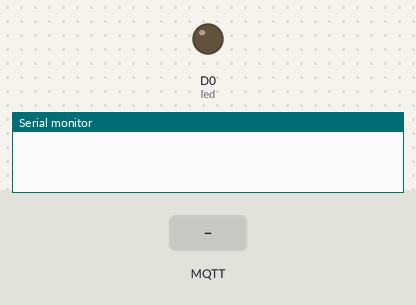
Bench run of a program on a simulated ESP8266 (NodeMCU). Parts: output pins drawn as LEDs (lit = HIGH), the last lines printed to the serial monitor. The test bench sets the inputs (shaded band). WiFi joins after 1.5 s; servers stay silent unless stated; no MQTT or app messages arrive unless stated.

Above: at 0.0 s.
At 4.0 s:
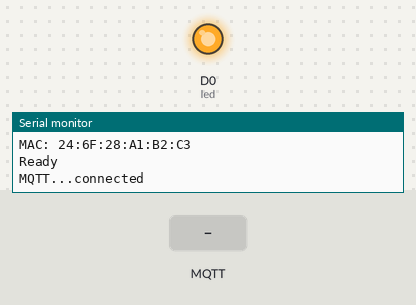
4.1 s: MQTT message "on" arrives on the first subscribed topic
5.6 s: MQTT message "0" arrives on the first subscribed topic
7.1 s: MQTT message "off" arrives on the first subscribed topic
Timing chart, 0 to 10.1 s (numbered marks = the images above; inputs shaded):
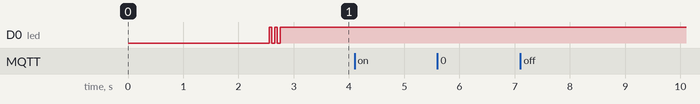

The program:

main.cpp
```cpp
#include <config.h>
#include <wifi.h>
#include <ota.h>
#include <mqtt.h>
#include <dev.h>
#include <persist.h>
#include <app.h>

Wifi wifi;
OTA ota;
MQTT mqtt;
App* app= 0;

Device* Device::_inst;
Persist* Persist::_inst;

void setup() {
  Serial.begin(115200);
  delay(1000);

  Serial.println();
  Serial.println("Booting...");

  app = CreateApp(&mqtt);

  wifi.init();
  ota.Init();
  mqtt.Init();
  Device::Inst().Init(&mqtt, app);

  app->Init();

  Serial.println("Ready");
  Device::Inst().BlinkLed(3);
}

void loop()
{
  ota.Loop();
  mqtt.Loop();
  app->Loop();
}
```

app.h
```cpp
#ifndef APP_H
#define APP_H

#include <mqtt.h>

class App
{
public:
  App(MQTT* mqtt) : mqtt(mqtt)
  {

  }

  virtual void Init() {};
  virtual void Loop() {};
  virtual void Shutdown() {};

protected:
  MQTT* mqtt;
};

extern App* CreateApp(MQTT* mqtt);

#endif
```

adc.cpp
```cpp
#ifdef APP_ADC

#include <app.h>
#include <mqtt.h>
#include <Ticker.h>

class AdcApp : public App
{
  Ticker ticker;
public:
  AdcApp(MQTT* mqtt) :
   App(mqtt)
  {

  }

  void Init()
  {
    ticker.attach(1, AdcApp::readAdc);
      pinMode(D1, INPUT);
      pinMode(A0, INPUT);
  }

  void Loop()
  {

  }

  void Shutdown()
  {

  }

protected:
  static void readAdc()
  {
    int pwm_value = 0;//pulseIn(D1, HIGH);
    int a = analogRead(A0);
    int d = digitalRead(D1);
    Serial.printf("D:%d A:%d\n", d, a);

  }
private:

};

App* CreateApp(MQTT* mqtt)
{
  return new AdcApp(mqtt);
}

#endif
```

bath.cpp
```cpp
#ifdef APP_BATH

#include <app.h>
#include <mqtt.h>
#include <persist.h>
#include <Ticker.h>
#include <Adafruit_Sensor.h>
#include <DHT.h>

#define MovePin D6
#define DhtPin D5
#define RelayPin D2
#define DoorPin D1

class BathApp : public App
{
  static BathApp* _this;
  const char* K_RELAY = "BathApp.Relay";

public:
  BathApp(MQTT* mqtt) :
   App(mqtt),
   dht(DhtPin, DHT22)
  {
      _this = this;
  }

  void Init()
  {
      pinMode(DoorPin, INPUT);
      pinMode(MovePin, INPUT);
      pinMode(RelayPin, OUTPUT);

      bool def = 0;
      digitalWrite(RelayPin, Persist::Inst().Get(K_RELAY, def));

      dht.begin();
      timeToReadDht = false;
      tickerDht.attach(30, BathApp::markReadDht);

      doorState = false;
      wasMovement = false;
      timeToReadState = false;
      tickerState.attach(1, BathApp::markReadState);

      mqtt->Subscribe("fan", [=](const String& d) { this->onFan(d); });
  }

  void Loop()
  {
      if( timeToReadDht)
      {
          timeToReadDht = false;
          readDht();
      }

      if( timeToReadState )
      {
          timeToReadState = false;

          bool movement = digitalRead(MovePin);
          if(wasMovement != movement)
          {
              mqtt->Publish("move", movement ? "1" : "0");
              wasMovement = movement;
          }

          bool door = digitalRead(DoorPin);
          Serial.println(door);
          if(doorState != door)
          {
              mqtt->Publish("door", door ? "1" : "0");
              doorState = door;
          }
      }
  }

  void Shutdown()
  {

  }

protected:
  void onFan(const String& d)
  {
      bool on = d == "1";
      digitalWrite(RelayPin, !on);
      Persist::Inst().Put(K_RELAY, !on);
  }

  static void markReadDht()
  {
    _this->timeToReadDht = true;
  }

  static void markReadState()
  {
    _this->timeToReadState = true;
  }

  void readDht()
  {
    float h = dht.readHumidity();
    float t = dht.readTemperature();

    if (isnan(h) || isnan(t) ) {
      Serial.println("Failed to read from DHT sensor!");
      mqtt->Publish("temp", "error");
      //return;
    }

    Serial.print("Humidity: ");
    Serial.print(h);
    Serial.print(" %\t");
    Serial.print("Temperature: ");
    Serial.print(t);
    Serial.println(" *C");

    mqtt->Publish("temp", String(t).c_str());
    mqtt->Publish("hum", String(h).c_str());
  }

private:
    Ticker tickerDht;
    DHT dht;
    bool timeToReadDht;

    Ticker tickerState;
    bool wasMovement;
    bool doorState;
    bool timeToReadState;
};

App* CreateApp(MQTT* mqtt)
{
  return new BathApp(mqtt);
}

BathApp* BathApp::_this = 0;

#endif
```

catomat.cpp
```cpp
#ifdef APP_CATOMAT

#include <app.h>
#include <mqtt.h>
#include <Wire.h>
#include <Ticker.h>

class CatomatApp : public App
{
    static CatomatApp* _this;

    static const unsigned char SLAVE_ID = 9;
    static const unsigned char C_MODE = 1;
    static const unsigned char C_CMD = 2;
    static const unsigned char C_ADJFOOD = 3;
    static const unsigned char C_ADJWATER = 4;
public:
    CatomatApp(MQTT* mqtt) :
     App(mqtt)
    {
        _this = this;
    }

    void Init()
    {
        mqtt->Subscribe("mode", [=](const String& d) { this->onMode(d); });
        mqtt->Subscribe("cmd", [=](const String& d) { this->onCmd(d); });
        mqtt->Subscribe("adj/food", [=](const String& d) { this->onAdjFood(d); });
        mqtt->Subscribe("adj/water", [=](const String& d) { this->onAdjWater(d); });

        timeToRead = false;
        ticker.attach(2, CatomatApp::markTimeToRead);

        Wire.begin(D1, D2);
        Wire.setClock(100000);
        Wire.setClockStretchLimit(1500);
    }

    void Loop()
    {
        if(timeToRead)
        {
            timeToRead = false;

            Wire.requestFrom(SLAVE_ID, (byte)6);
            //Serial.println("timeToRead");
            byte data[6] = { 0 };
            if(Wire.available())
            {
                //Serial.println("Reading...");
                int i = 0;
                while (Wire.available()) {
                    byte b = Wire.read();
                    if(i<6)
                    {
                        data[i++] = b;
                    }
                }

                processMsg(data);
            }
        }
    }

    void Shutdown()
    {

    }
private:
    static void markTimeToRead()
    {
      _this->timeToRead = true;
    }

    void onMode(const String& p)
    {
        byte d = p.toInt();
        if(d < 1 || d > 2)
        {
            return;
        }

        send(C_MODE, d);
    }

    void onCmd(const String& p)
    {
        byte d = p.toInt();
        if(d < 1 || d > 2)
        {
            return;
        }

        send(C_CMD, d);
    }

    void onAdjFood(const String& p)
    {
        byte d = p.toInt();

        send(C_ADJFOOD, d);
    }

    void onAdjWater(const String& p)
    {
        byte d = p.toInt();

        send(C_ADJWATER, d);
    }

    void send(byte code, byte data)
    {
        Wire.beginTransmission(SLAVE_ID);
        for(int i=0;i<3;i++)
        {
            Wire.write(code);
        }
        for(int i=0;i<3;i++)
        {
            Wire.write(data);
        }
        Serial.printf("End transmit: %d\n", Wire.endTransmission());
    }

    void processMsg(byte data[6])
    {
        //Serial.printf("Read: %02X%02X%02X:%02X%02X%02X\n", data[0],data[1],data[2],data[3],data[4],data[5]);
        if(data[0] == 0)
        {
            return; //nothing
        }

        if(data[0] != data[1] || data[0] != data[2] ||
           data[3] != data[4] || data[3] != data[5])
         {
            Serial.printf("Invalid message: %02X%02X%02X:%02X%02X%02X\n", data[0],data[1],data[2],data[3],data[4],data[5]);
            return;
         }

        Serial.printf("Valid msg: %d:%d\n", data[0], data[3]);
        switch (data[0]) {
          case 1: //mode
            mqtt->Publish("status/mode", String(data[3]), true);
            break;
          case 2: //visit
            mqtt->Publish("status/visit", String(data[3]), true);
            break;
          case 3: //ack
            mqtt->Publish("status/ack", String(data[3]));
            break;
          case 4: //ack
            mqtt->Publish("status/food", String(data[3]));
            break;
          case 5: //ack
            mqtt->Publish("status/water", String(data[3]));
            break;
          default:
            Serial.printf("Unknown code: %d\n", data[0]);
            return;
        }
    }

private:
    Ticker ticker;
    volatile bool timeToRead;
};

App* CreateApp(MQTT* mqtt)
{
  return new CatomatApp(mqtt);
}

CatomatApp* CatomatApp::_this = 0;

#endif
```

dht_ir.cpp
```cpp
#ifdef APP_DHT_IR

#include <functional>
#include <app.h>
#include <mqtt.h>
#include <IRremoteESP8266.h>
#include <Ticker.h>
#include <Adafruit_Sensor.h>
#include <DHT.h>

#define LedPin D7
#define DhtPin D5

class DhtIrApp : public App
{
  static DhtIrApp* _this;
public:
  DhtIrApp(MQTT* mqtt) :
   App(mqtt),
   irsend(LedPin),
   dht(DhtPin, DHT22)
  {
      _this = this;
  }

  void Init()
  {
     dht.begin();
     timeToRead = false;
     tickerDht.attach(30, DhtIrApp::markTimeToRead);

     irsend.begin();

     mqtt->Subscribe("tv", [=](const String& d) { this->onTvMsg(d); });
     mqtt->Subscribe("audio", [=](const String& d) { this->onAudioMsg(d); });
  }

  void Loop()
  {
    if( timeToRead)
    {
      timeToRead = false;
      readDht();
    }
  }

  void Shutdown()
  {

  }
protected:
  static void markTimeToRead()
  {
    _this->timeToRead = true;
  }

  void readDht()
  {
    float h = dht.readHumidity();
    float t = dht.readTemperature();

    if (isnan(h) || isnan(t) ) {
      Serial.println("Failed to read from DHT sensor!");
      mqtt->Publish("temp", "error");
      //return;
    }

    Serial.print("Humidity: ");
    Serial.print(h);
    Serial.print(" %\t");
    Serial.print("Temperature: ");
    Serial.print(t);
    Serial.println(" *C");

    mqtt->Publish("temp", String(t).c_str());
    mqtt->Publish("hum", String(h).c_str());
  }

  void onTvMsg(const String& d)
  {
    if(d == "on")
    {
      for(int i=0; i<15;i++)
      {
        irsend.sendPanasonic(0x4004, 0x0100BCBD);
        delayMicroseconds(30000);
      }
    }
    else
    {
      for(int i=0; i<3;i++)
      {
        irsend.sendPanasonic(0x4004, 0x0100BCBD);
        delayMicroseconds(30000);
      }
    }
  }

  void onAudioMsg(const String& d)
  {
    unsigned long code = strtol(d.c_str(), 0, 16);

    irsend.sendNEC(code, 32);
  }

private:
    IRsend irsend;
    Ticker tickerDht;
    DHT dht;
    bool timeToRead;
};

App* CreateApp(MQTT* mqtt)
{
  return new DhtIrApp(mqtt);
}

DhtIrApp* DhtIrApp::_this = 0;

#endif
```

entrance.cpp
```cpp
#ifdef APP_ENTRANCE

#include <app.h>
#include <mqtt.h>
#include <persist.h>
#include <Ticker.h>
#include <Adafruit_Sensor.h>
#include <DHT.h>

#define MovePin D5
#define DhtPin D6
#define DoorPin D7

class EntranceApp : public App
{
  static EntranceApp* _this;

public:
  EntranceApp(MQTT* mqtt) :
   App(mqtt),
   dht(DhtPin, DHT22)
  {
      _this = this;
  }

  void Init()
  {
      pinMode(DoorPin, INPUT);
      pinMode(MovePin, INPUT);

      dht.begin();
      timeToReadDht = false;
      tickerDht.attach(30, EntranceApp::markReadDht);

      doorState = false;
      wasMovement = false;
      timeToReadState = false;
      tickerState.attach(1, EntranceApp::markReadState);
  }

  void Loop()
  {
      if( timeToReadDht)
      {
          timeToReadDht = false;
          readDht();
      }

      if( timeToReadState )
      {
          timeToReadState = false;

          bool movement = digitalRead(MovePin);
          if(wasMovement != movement)
          {
              mqtt->Publish("move", movement ? "1" : "0");
              wasMovement = movement;
          }

          bool door = digitalRead(DoorPin);
          Serial.println(door);
          if(doorState != door)
          {
              mqtt->Publish("door", door ? "1" : "0");
              doorState = door;
          }
      }
  }

  void Shutdown()
  {

  }

protected:
  static void markReadDht()
  {
    _this->timeToReadDht = true;
  }

  static void markReadState()
  {
    _this->timeToReadState = true;
  }

  void readDht()
  {
    float h = dht.readHumidity();
    float t = dht.readTemperature();

    if (isnan(h) || isnan(t) ) {
      Serial.println("Failed to read from DHT sensor!");
      mqtt->Publish("temp", "error");
      //return;
    }

    Serial.print("Humidity: ");
    Serial.print(h);
    Serial.print(" %\t");
    Serial.print("Temperature: ");
    Serial.print(t);
    Serial.println(" *C");

    mqtt->Publish("temp", String(t).c_str());
    mqtt->Publish("hum", String(h).c_str());
  }

private:
    Ticker tickerDht;
    DHT dht;
    bool timeToReadDht;

    Ticker tickerState;
    bool wasMovement;
    bool doorState;
    bool timeToReadState;
};

App* CreateApp(MQTT* mqtt)
{
  return new EntranceApp(mqtt);
}

EntranceApp* EntranceApp::_this = 0;

#endif
```

irscan.cpp
```cpp
#ifdef APP_IRSCAN

#include <app.h>
#include <mqtt.h>
#include <IRremoteESP8266.h>

#define IRPin D5

IRrecv irrecv(IRPin);

class IRScanApp : public App
{
public:
  IRScanApp(MQTT* mqtt) : App(mqtt)
  {

  }

  void Init()
  {
     irrecv.enableIRIn();
  }

  void Loop()
  {
    decode_results results;
    if (irrecv.decode(&results)) {
      Serial.println(results.value, HEX);
      dump(&results);
      irrecv.resume(); // Receive the next value
    }

    delay(100);
  }

  void Shutdown()
  {

  }
protected:
  void dump(decode_results *results) {
    // Dumps out the decode_results structure.
    // Call this after IRrecv::decode()
    int count = results->rawlen;
    if (results->decode_type == UNKNOWN) {
      Serial.print("Unknown encoding: ");
    }
    else if (results->decode_type == NEC) {
      Serial.print("Decoded NEC: ");

    }
    else if (results->decode_type == SONY) {
      Serial.print("Decoded SONY: ");
    }
    else if (results->decode_type == RC5) {
      Serial.print("Decoded RC5: ");
    }
    else if (results->decode_type == RC6) {
      Serial.print("Decoded RC6: ");
    }
    else if (results->decode_type == PANASONIC) {
      Serial.print("Decoded PANASONIC - Address: ");
      Serial.print(results->panasonicAddress, HEX);
      Serial.print(" Value: ");
    }
    else if (results->decode_type == LG) {
      Serial.print("Decoded LG: ");
    }
    else if (results->decode_type == JVC) {
      Serial.print("Decoded JVC: ");
    }
    else if (results->decode_type == AIWA_RC_T501) {
      Serial.print("Decoded AIWA RC T501: ");
    }
    else if (results->decode_type == WHYNTER) {
      Serial.print("Decoded Whynter: ");
    }
    Serial.print(results->value, HEX);
    Serial.print(" (");
    Serial.print(results->bits, DEC);
    Serial.println(" bits)");
    Serial.print("Raw (");
    Serial.print(count, DEC);
    Serial.print("): ");

    for (int i = 1; i < count; i++) {
      if (i & 1) {
        Serial.print(results->rawbuf[i]*USECPERTICK, DEC);
      }
      else {
        Serial.write('-');
        Serial.print((unsigned long) results->rawbuf[i]*USECPERTICK, DEC);
      }
      Serial.print(" ");
    }
    Serial.println();
  }
private:

};

App* CreateApp(MQTT* mqtt)
{
  return new IRScanApp(mqtt);
}

#endif
```

irsend.cpp
```cpp
#ifdef APP_IRSEND

#include <app.h>
#include <mqtt.h>
#include <IRremoteESP8266.h>

#define LedPin D1

IRsend irsend(LedPin);

class IRSendApp : public App
{
public:
  IRSendApp(MQTT* mqtt) : App(mqtt)
  {

  }

  void Init()
  {
  //  pinMode(LedPin, OUTPUT);
    //digitalWrite(LedPin, 0);
     irsend.begin();

    mqtt->Subscribe("tv", [=](const String& d) { this->onTvMsg(d); });
    mqtt->Subscribe("audio", [=](const String& d) { this->onAudioMsg(d); });
  }

  void Loop()
  {

  }

  void Shutdown()
  {

  }
protected:
  void onTvMsg(const String& d)
  {
    int b = 502;
    int h = 1244;
    int l = 400;

    unsigned int buf[] = { 3540, 1673,
      b, l,
      b, h,
      b, l,
      b, l,

      b, l,
      b, l,
      b, l,
      b, l,

      b, l,
      b, l,
      b, l,
      b, l,

      b, l,
      b, h,
      b, l,
      b, l,

      b, l,
      b, l,
      b, l,
      b, l,

      b, l,
      b, l,
      b, l,
      b, h,

      b, l,
      b, l,
      b, l,
      b, l,

      b, l,
      b, l,
      b, l,
      b, l,

      b, h,
      b, l,
      b, h,
      b, h,

      b, h,
      b, h,
      b, l,
      b, l,

      b, h,
      b, l,
      b, h,
      b, h,

      b, h,
      b, h,
      b, l,
      b, h,

      b, 74950
    };

    int bufLen = (sizeof(buf)/sizeof(unsigned int));

    for(int i=0; i<12; i++)
    {
      irsend.sendRaw(buf, bufLen, 38);
    }
  }

  void onAudioMsg(const String& d)
  {
    unsigned long code = strtol(d.c_str(), 0, 16);
    Serial.printf("Audio Code: %X\n", code);

    irsend.sendNEC(code, 32);

    /*unsigned int buf[] = {
      4450, 650, 550, 650, 550, 650, 550, 650, 550, 650, 1650, 650, 550, 650, 550, 650, 550, 700, 1650, 650, 1650, 650, 1650, 650, 550, 650, 550, 650, 1650, 650, 1650,
      700, 1650, 650, 550, 700, 1650, 650, 550, 700, 1650, 700, 500, 650, 550, 650, 550, 650, 550, 700, 1650, 700, 500, 650, 1650, 650, 550, 650, 1650, 650, 1650, 650,
      1650, 700, 1650, 650
    };

    int bufLen = (sizeof(buf)/sizeof(unsigned int));
    irsend.sendRaw(buf, bufLen, 38);*/
  }

private:

};

App* CreateApp(MQTT* mqtt)
{
  return new IRSendApp(mqtt);
}

#endif
```

temphum.cpp
```cpp
#ifdef APP_TEMPHUM

#include <Adafruit_Sensor.h>
#include <DHT.h>

#include <app.h>
#include <mqtt.h>

class TempHumApp : public App
{
public:
  TempHumApp(MQTT* mqtt) : App(mqtt)
  {

  }

  void Init()
  {
    dht.begin();
  }

  void Loop()
  {
    float h = dht.readHumidity();
  // Read temperature as Celsius (the default)
  float t = dht.readTemperature();
  // Read temperature as Fahrenheit (isFahrenheit = true)
  float f = dht.readTemperature(true);

  // Check if any reads failed and exit early (to try again).
  if (isnan(h) || isnan(t) || isnan(f)) {
    Serial.println("Failed to read from DHT sensor!");
    //return;
  }

  // Compute heat index in Fahrenheit (the default)
  float hif = dht.computeHeatIndex(f, h);
  // Compute heat index in Celsius (isFahreheit = false)
  float hic = dht.computeHeatIndex(t, h, false);

  Serial.print("Humidity: ");
  Serial.print(h);
  Serial.print(" %\t");
  Serial.print("Temperature: ");
  Serial.print(t);
  Serial.print(" *C ");
  Serial.print(f);
  Serial.print(" *F\t");
  Serial.print("Heat index: ");
  Serial.print(hic);
  Serial.print(" *C ");
  Serial.print(hif);
  Serial.println(" *F");

  //client.publish((DEVID + "/temp").c_str(), String(t).c_str());
  //client.publish((DEVID + "/hum").c_str(), String(h).c_str());
  }

  void Shutdown()
  {

  }
protected:
  DHT dht(D1, DHT22);
};

App* CreateApp(MQTT* mqtt)
{
  return new TempHumApp(mqtt);
}


#endif
```

Source omitted: rgb.cpp (8708 bytes), dev.h (1178 bytes), mqtt.h (2175 bytes), ota.h (1173 bytes), persist.h (1071 bytes), wifi.h (511 bytes), config.cpp (198 bytes), config.h (188 bytes)
